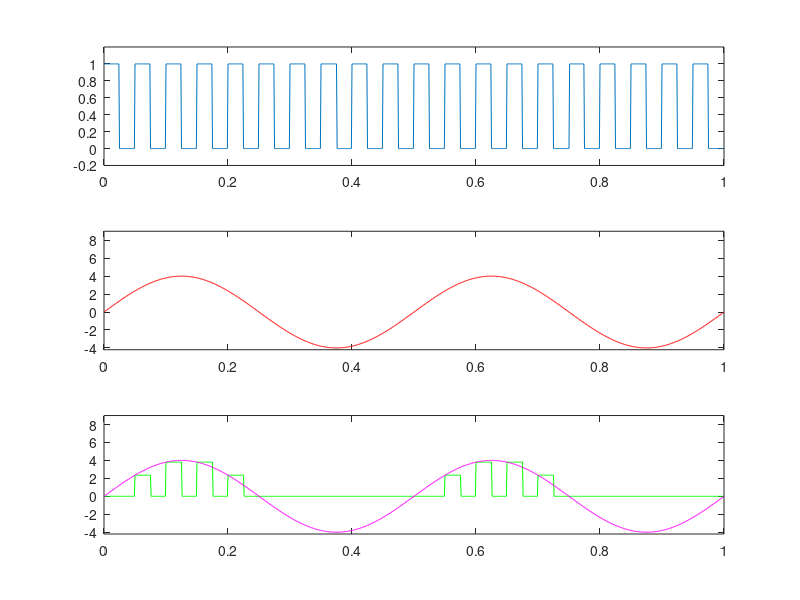

Recreate this plot in MATLAB.
clc;
clear;
am=4;
fc = 20;






fm =2;
fs = 1000;
t=1;



n = [0:1/fs:t];
n = n(1:end-1);
dutycycle = 50;
s = square(2*pi*fc*n,dutycycle);
s(find(s<0))=0; 
m = am   *   sin(2*pi*fm*n);

period_sam = length(n)/fc; 
ind = 1:period_sam:length(n); 
on_samp = ceil(period_sam * dutycycle/100); 



pam = zeros(1,length(n));
for i =1:length(ind)
    pam(ind(i):ind(i)+on_samp) = m(ind(i));
end
pam(find(pam<=0))=0;
subplot(3,1,1);
plot(n,s);

ylim([-0.2 1.2]);
subplot(3,1,2);
plot(n,m,'r');


ylim([-4.2 2*am+1]);
subplot(3,1,3);
plot(n,pam,'g');
ylim([-4.2 2*am+1]);
hold on;
plot(n,m,'m');